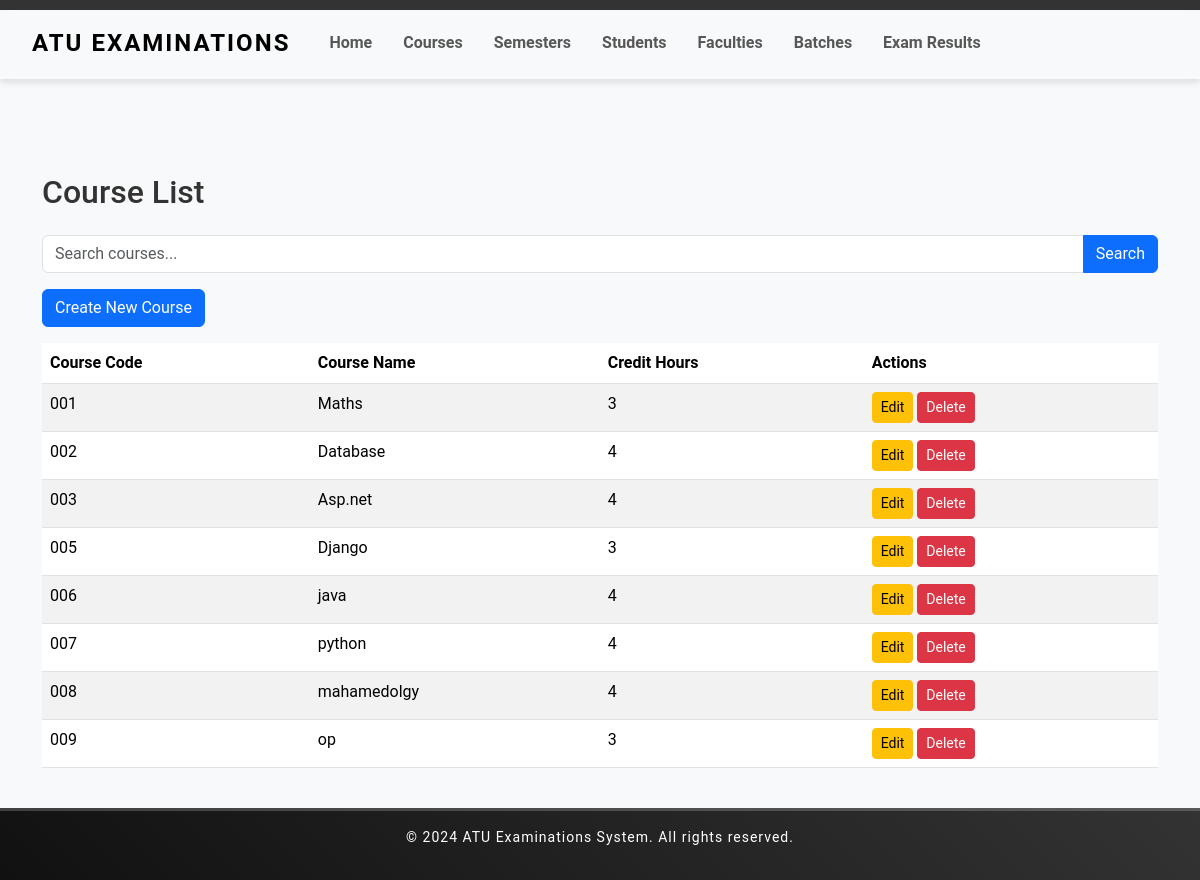
Page /courses/ on the committed database.
### examination/models.py (models this page shows, shortened)
class Course(models.Model):
    code = models.CharField(max_length=10, unique=True)
    name = models.CharField(max_length=100)
    credit_hours = models.PositiveIntegerField()

### examination/views.py (the view)
# urls.py: path('courses/', CourseListView.as_view(), name='course_list'),
class CourseListView(ListView):
    model = Course
    template_name = 'examination/course_list.html'  # Corrected here
    context_object_name = 'courses'
    def get_queryset(self):
        query = self.request.GET.get('q')
        if query:
            return Course.objects.filter(name__icontains=query)
        return Course.objects.all()

### Templates/examination/course_list.html (shortened to what this page needs)
{% extends "examination/home.html" %}
{% block content %}
<div class="container mt-4">
    <h2 class="mb-4">Course List</h2>
    <form method="GET" action="{% url 'course_list' %}" class="mb-3">
        <div class="input-group">
            <input type="text" name="q" placeholder="Search courses..." value="{{ request.GET.q }}" class="form-control">
            <button type="submit" class="btn btn-primary">Search</button>
        </div>
    </form>
    <a href="{% url 'course_create' %}" class="btn btn-primary mb-3">Create New Course</a>
    <div class="table-responsive">
        <table class="table table-striped table-hover">
            <thead class="thead-dark">
                <tr>
                    <th scope="col">Course Code</th>
                    <th scope="col">Course Name</th>
                    <th scope="col">Credit Hours</th>
                    <th scope="col">Actions</th>
                </tr>
            </thead>
            <tbody>
                {% for course in courses %}
                <tr>
                    <td>{{ course.code }}</td>
                    <td>{{ course.name }}</td>
                    <td>{{ course.credit_hours }}</td>
                    <td>
                        <a href="{% url 'course_update' course.pk %}" class="btn btn-sm btn-warning">Edit</a>
                        <a href="{% url 'course_delete' course.pk %}" class="btn btn-sm btn-danger">Delete</a>
                    </td>
                </tr>
                {% empty %}
                <tr>
                    <td colspan="4" class="text-center">No courses available.</td>
                </tr>
                {% endfor %}
            </tbody>
        </table>
    </div>
</div>
{% endblock %}

### Templates/examination/home.html (style rules this page uses)
body { font-family: 'Roboto', sans-serif; color: #333; background-color: #f8f9fa; }

### rows in the picture
Course: code "001", name "Maths", credit_hours "3"
Course: code "002", name "Database", credit_hours "4"
Course: code "003", name "Asp.net", credit_hours "4"
Course: code "005", name "Django", credit_hours "3"
Course: code "006", name "java", credit_hours "4"
Course: code "007", name "python", credit_hours "4"
Course: code "008", name "mahamedolgy", credit_hours "4"
Course: code "009", name "op", credit_hours "3"
